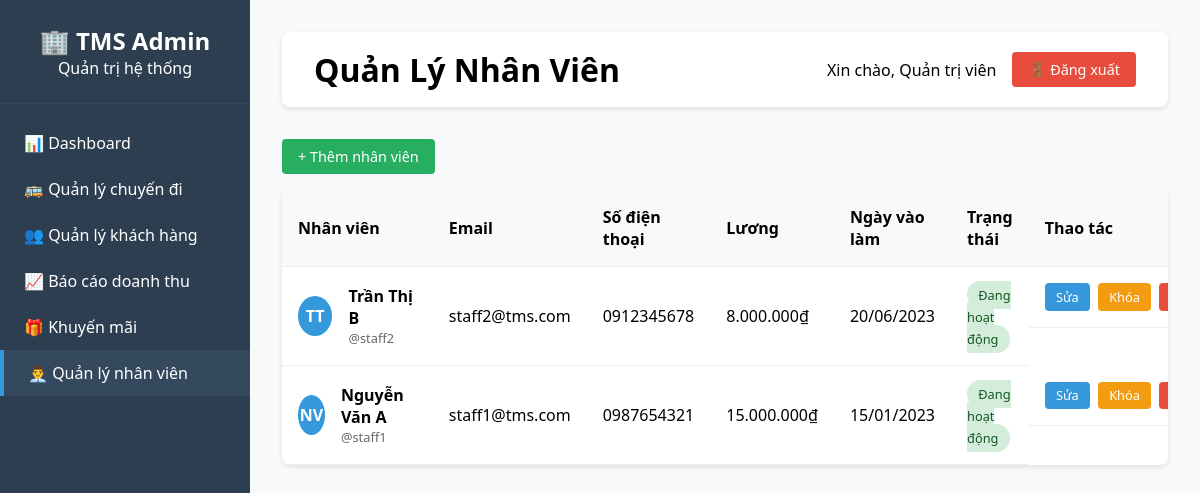
Page /admin/manage_staff.php on the committed database.
### tables this page shows
CREATE TABLE `staff` (
  `id` int(11) NOT NULL,
  `user_id` int(11) NOT NULL,
  `salary` decimal(10,2) NOT NULL,
  `hire_date` date NOT NULL,
  `created_at` timestamp NOT NULL DEFAULT current_timestamp()
);

CREATE TABLE `users` (
  `id` int(11) NOT NULL,
  `username` varchar(50) NOT NULL,
  `password` varchar(255) NOT NULL,
  `email` varchar(100) NOT NULL,
  `full_name` varchar(100) NOT NULL,
  `phone` varchar(20) DEFAULT NULL,
  `address` varchar(255) DEFAULT NULL,
  `gender` enum('Nam','Nữ','Khác') DEFAULT NULL,
  `role` enum('admin','staff','customer') NOT NULL DEFAULT 'customer',
  `status` enum('active','inactive') NOT NULL DEFAULT 'active',
  `reset_token` varchar(64) DEFAULT NULL,
  `reset_expire` datetime DEFAULT NULL,
  `created_at` timestamp NOT NULL DEFAULT current_timestamp(),
  `updated_at` timestamp NOT NULL DEFAULT current_timestamp() ON UPDATE current_timestamp()
);

### admin/manage_staff.php (the view, shortened to what this page needs)
<?php
require_once dirname(__DIR__) . '/includes/config.php';
$stmt = $pdo->query("SELECT s.*, u.username, u.email, u.full_name, u.phone, u.status
                     FROM staff s
                     JOIN users u ON s.user_id = u.id
                     ORDER BY s.id DESC");
$staffMembers = $stmt->fetchAll();
?>
<!DOCTYPE html>
<html lang="vi">
<head>
</head>
<body>
    <?php include 'sidebar.php'; ?>
    <div class="main-content">
        <div class="header">
            <h1>Quản Lý Nhân Viên</h1>
            <div class="user-menu">
                <span>Xin chào, <?php echo $_SESSION['full_name'] ?? 'Quản trị viên'; ?></span>
                <a href="../logout.php" class="btn btn-danger">🚪 Đăng xuất</a>
            </div>
        </div>
        <button class="btn btn-success" onclick="openAddStaffModal()" style="margin-bottom: 1rem;">+ Thêm nhân viên</button>
        <div class="staff-table">
            <table>
                <thead>
                    <tr>
                        <th>Nhân viên</th>
                        <th>Email</th>
                        <th>Số điện thoại</th>
                        <th>Lương</th>
                        <th>Ngày vào làm</th>
                        <th>Trạng thái</th>
                        <th>Thao tác</th>
                    </tr>
                </thead>
                <tbody>
                    <?php if (empty($staffMembers)): ?>
                        <tr><td colspan="7" style="text-align: center;">Không có nhân viên nào</td></tr>
                    <?php else: ?>
                        <?php foreach($staffMembers as $staff): ?>
                        <tr>
                            <td>
                                <div style="display: flex; align-items: center; gap: 1rem;">
                                    <div class="staff-avatar">
                                        <?php
                                        $nameParts = explode(' ', $staff['full_name']);
                                        $initials = '';
                                        foreach($nameParts as $part) $initials .= strtoupper(substr($part, 0, 1));
                                        echo substr($initials, 0, 2);
                                        ?>
                                    </div>
                                    <div>
                                        <div><strong><?php echo htmlspecialchars($staff['full_name']); ?></strong></div>
                                        <div style="font-size: 0.8rem; color: #666;">@<?php echo htmlspecialchars($staff['username']); ?></div>
                                    </div>
                                </div>
                            </td>
                            <td><?php echo htmlspecialchars($staff['email']); ?></td>
                            <td><?php echo htmlspecialchars($staff['phone'] ?? 'N/A'); ?></td>
                            <td><?php echo number_format($staff['salary'], 0, ',', '.'); ?>₫</td>
                            <td><?php echo date('d/m/Y', strtotime($staff['hire_date'])); ?></td>
                            <td>
                                <span class="status-badge <?php echo $staff['status'] == 'active' ? 'status-active' : 'status-inactive'; ?>">
                                    <?php echo $staff['status'] == 'active' ? 'Đang hoạt động' : 'Đã khóa'; ?>
                                </span>
                            </td>
                            <td class="action-buttons">
                                <button onclick='openEditStaffModal(<?php echo json_encode($staff); ?>)' class="btn btn-primary btn-sm">Sửa</button>
                                <?php if ($staff['status'] == 'active'): ?>
                                    <a href="manage_staff.php?action=toggle_status&id=<?php echo $staff['id']; ?>"
                                       class="btn btn-warning btn-sm"
                                       onclick="return confirm('Khóa tài khoản này?')">Khóa</a>
                                <?php else: ?>
                                    <a href="manage_staff.php?action=toggle_status&id=<?php echo $staff['id']; ?>"
                                       class="btn btn-success btn-sm"
                                       onclick="return confirm('Mở khóa tài khoản này?')">Mở</a>
                                <?php endif; ?>
                                <a href="manage_staff.php?action=delete&id=<?php echo $staff['id']; ?>"
                                   class="btn btn-danger btn-sm"
                                   onclick="return confirm('Xóa nhân viên này?')">Xóa</a>
                            </td>
                        </tr>
                        <?php endforeach; ?>
                    <?php endif; ?>
                </tbody>
            </table>
        </div>
    </div>
</body>
</html>

### admin/manage_staff.php (style rules this page uses)
* { margin: 0; padding: 0; box-sizing: border-box; font-family: 'Segoe UI', Tahoma, Geneva, Verdana, sans-serif; }
body { background-color: #f8f9fa; display: flex; }
.main-content { margin-left: 250px; padding: 2rem; width: calc(100% - 250px); }
.header { display: flex; justify-content: space-between; align-items: center; margin-bottom: 2rem; background: white; padding: 1rem 2rem; border-radius: 8px; box-shadow: 0 2px 5px rgba(0,0,0,0.1); }
.user-menu { display: flex; align-items: center; gap: 1rem; }
.btn { padding: 0.5rem 1rem; border: none; border-radius: 4px; cursor: pointer; font-weight: 500; text-decoration: none; display: inline-block; text-align: center; font-size: 0.9rem; }
.btn-primary { background: #3498db; color: white; }
.btn-success { background: #27ae60; color: white; }
.btn-warning { background: #f39c12; color: white; }
.btn-danger { background: #e74c3c; color: white; }
.btn-sm { padding: 0.3rem 0.7rem; font-size: 0.8rem; }
.staff-table { background: white; border-radius: 8px; overflow: hidden; box-shadow: 0 2px 5px rgba(0,0,0,0.1); }
table { width: 100%; border-collapse: collapse; }
th, td { padding: 1rem; text-align: left; border-bottom: 1px solid #eee; }
th { background: #f8f9fa; font-weight: 600; }
.staff-avatar { width: 40px; height: 40px; border-radius: 50%; background: #3498db; color: white; display: flex; align-items: center; justify-content: center; font-weight: bold; }
.action-buttons { display: flex; gap: 0.5rem; }
.status-badge { padding: 0.3rem 0.7rem; border-radius: 20px; font-size: 0.8rem; font-weight: 500; }
.status-active { background: #d4edda; color: #155724; }

### rows in the picture
staff: initials "TT", user.full_name "Trần Thị B", user.username "staff2", user.email "staff2@tms.com", user.phone "0912345678", salary "8.000.000", hire_date "20/06/2023"
staff: initials "NV", user.full_name "Nguyễn Văn A", user.username "staff1", user.email "staff1@tms.com", user.phone "0987654321", salary "15.000.000", hire_date "15/01/2023"

### other values in the picture
$_SESSION['full_name'] "Quản trị viên"
